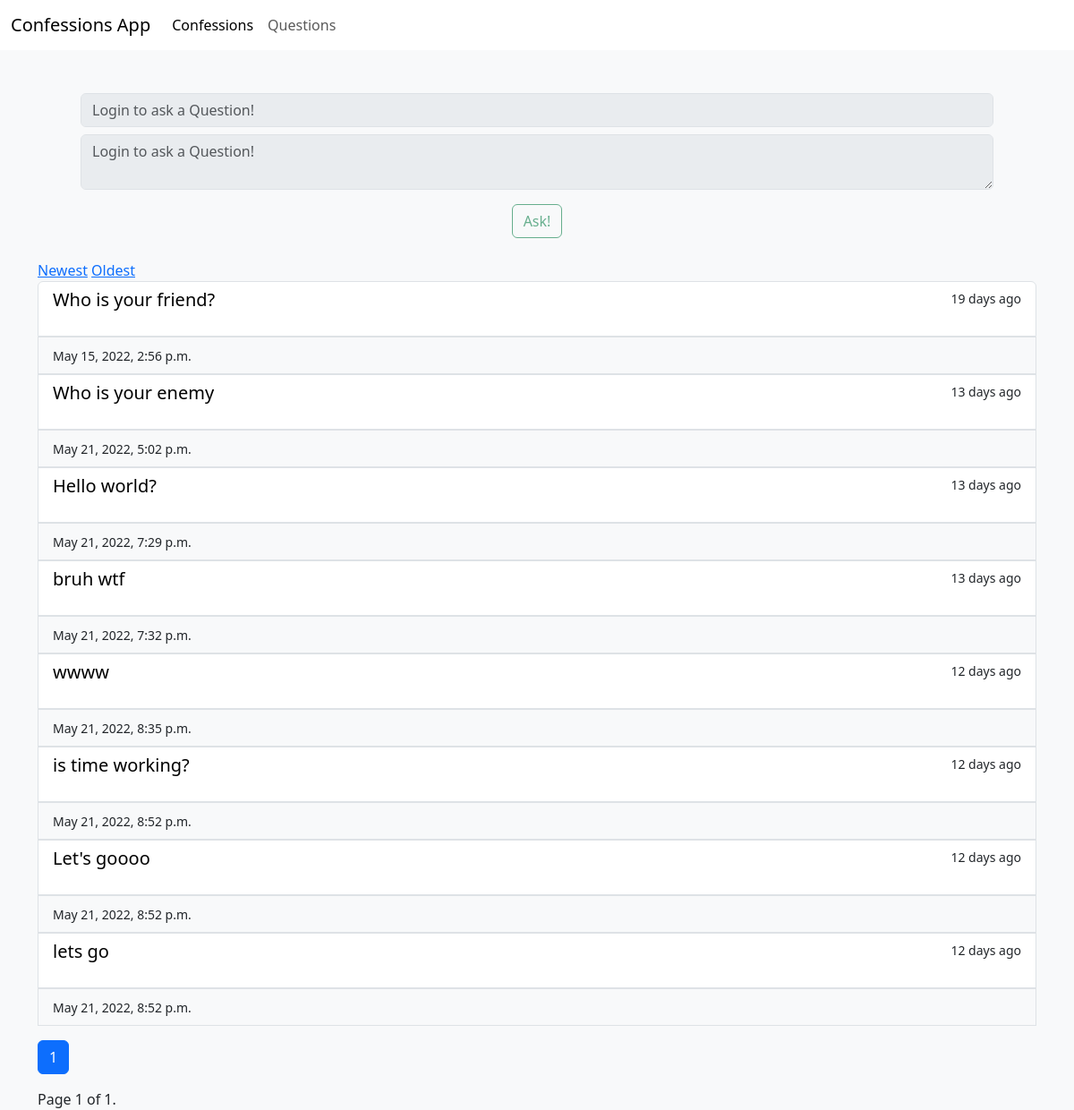
The app's page /questions?page=1&SortBy=Oldest, older data.
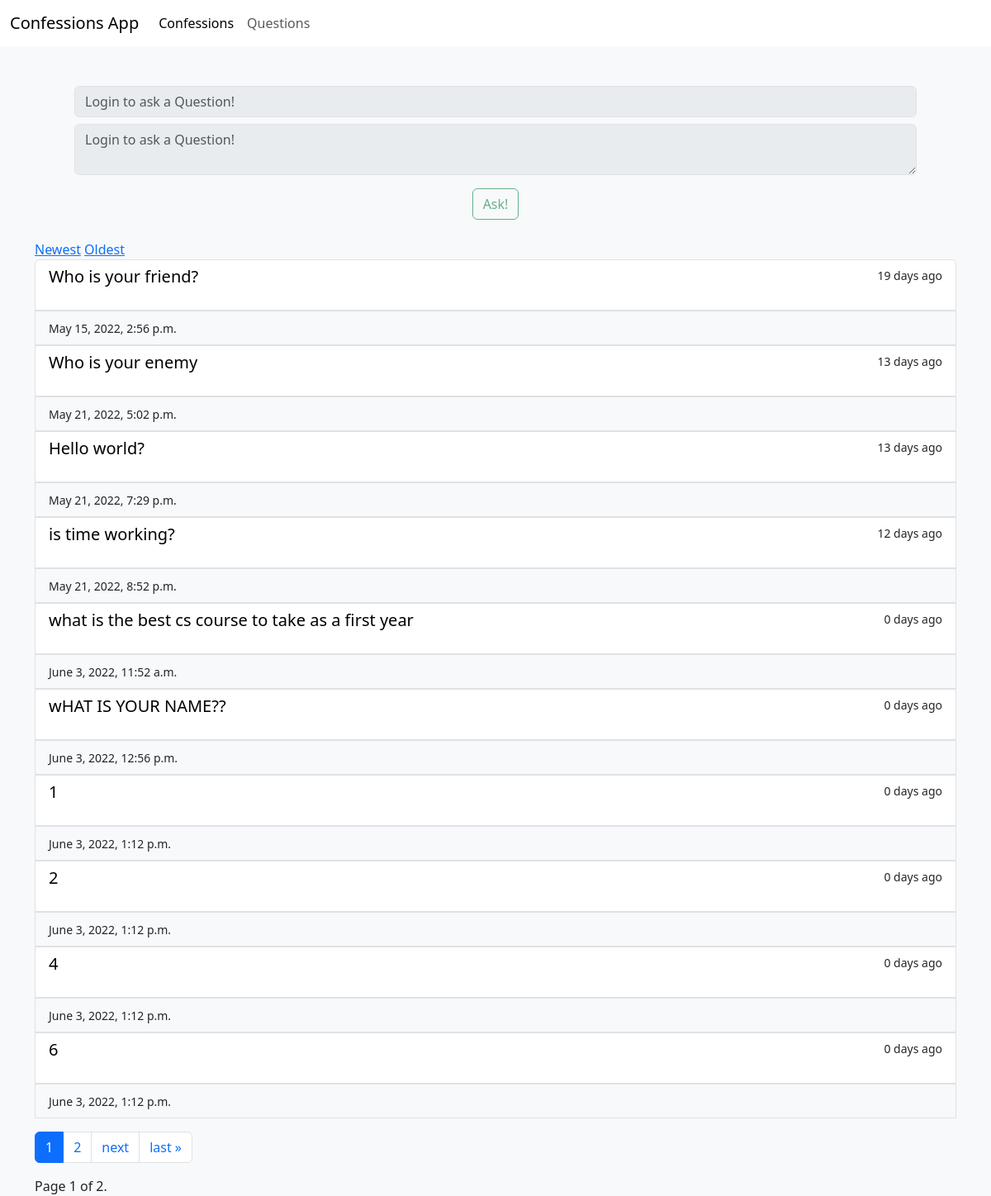
The same page, newer data.
### ConfessionsApp/models.py (models this page shows, shortened)
class Question(models.Model):
    CATEGORIES = [
        ('CMPLN', 'Complaint'),
        ('FMLY', 'Family'),
        ('FRNDS', 'Friends'),
        ('HBBS', 'Hobbies'),
        ('LV', 'Love'),
        ('OTHR', 'Other'),
        ('SCHL', 'School'),
        ('SPRTS', 'Sports'),
    ]
    category = models.CharField(max_length=10, choices=CATEGORIES)
    owner = models.ForeignKey(User, on_delete=models.CASCADE)
    question_text = models.CharField(max_length=255)
    body = models.TextField()
    date = models.DateTimeField(auto_now_add=True)
    edited = models.BooleanField(default=False)
    edited_date = models.DateTimeField(auto_now=True)
    @property
    def num_days_ago(self):
        today= timezone.now()
        return (today - self.date).days

### ConfessionsApp/views.py (the view, shortened to what this page needs)
# urls.py: path("questions", views.questions, name="questions"),
def questions(request):
    if request.method != "POST":
        SortBy = request.GET.get("SortBy")
        if SortBy == "Oldest":
            Questions = Question.objects.all().order_by("date")
        elif SortBy == "Newest":
            Questions = Question.objects.all().order_by("-date")
        else:
            Questions = Question.objects.all().order_by("-date")
        paginator = Paginator(Questions, 10)
        page_number = request.GET.get('page')
        page_obj = paginator.get_page(page_number)
        return render(request, "ConfessionsApp/questions.html", {
            "page_obj" : page_obj,
        })

### ConfessionsApp/templates/ConfessionsApp/questions.html (shortened to what this page needs)
{%extends 'ConfessionsApp/base.html'%}
{% load bootstrap_icons %}
{%load static%}
{%block content%}
<div class="container mt-5 mb-3">
  <form class="text-center mx-5" method="POST">
    {%if user.is_authenticated%}
    <input class="form-control mb-2" type="text"
      name="QuestionInput" placeholder="Enter a question title!"
      />
      <textarea class="form-control mb-2" type="text"
      name="QuestionBodyInput" placeholder="Type your question here!"
      /></textarea>
    <input id="submitBtn" class="btn btn-outline-success mt-2 mb-4" type="submit" value="Ask!" />
    {%else%}
    <input class="form-control mb-2" type="text"
      name="QuestionInput" placeholder="Login to ask a Question!"
      disabled
    />
    <textarea class="form-control mb-2" type="text"
      name="QuestionBodyInput" placeholder="Login to ask a Question!" disabled
      ></textarea>
    <input id="submitBtn" class="btn btn-outline-success mt-2 mb-4" type="submit" value="Ask!" disabled/>
    {%endif%}
  </form>
  <a href="?page={{page_obj.number}}&SortBy=Newest">Newest</a>
  <a href="?page={{page_obj.number}}&SortBy=Oldest">Oldest</a>
  <div class="list-group">
    {%for Question in page_obj%}
    <a href="{%url 'ConfessionsApp:question' Question.id%}" class="list-group-item list-group-item-action">
      <div class="d-flex w-100 justify-content-between">
        <h5 class="mb-1 text-black" style="text-decoration:none">{{Question.question_text}}</h5>
        <small>{{Question.num_days_ago}} days ago</small>
      </div>
    </a>
    <div class="fluid-container">
      <span class="list-group-item bg-light">
      <small class="">{{Question.date}}</small>
    </span>
    </div>
    {%endfor%}
  </div>
</div>
<div class="container">
<ul class="pagination my-3">
  <li class="page-item active" aria-current="page">
    <a class="page-link" href="#" >{{page_obj.number}}</a>
  </li>
  {% if page_obj.has_next %}
    <li class="page-item">
      <a class="page-link" href="?page={{ page_obj.next_page_number }}&SortBy={{SortBy}}">{{ page_obj.next_page_number }}</a>
    </li>
      <li class="page-item">
        <a class="page-link" href="?page={{ page_obj.next_page_number }}&SortBy={{SortBy}}">next</a>
      </li>
      <li class="page-item">
        <a class="page-link" href="?page={{ page_obj.paginator.num_pages }}&SortBy={{SortBy}}">last &raquo;</a>
      </li>
  {% endif %}
</ul>
<span class="current">
Page {{ page_obj.number }} of {{ page_obj.paginator.num_pages }}.
</span>
</div>
{%endblock content%}

### ConfessionsApp/templates/ConfessionsApp/base.html (shortened to what this page needs)
<!DOCTYPE html>
<html>
    <head>
        {%load bootstrap5%}
        {%bootstrap_css%}
    </head>
    <body class="d-flex flex-column min-vh-100 bg-light">
        {%include 'ConfessionsApp/nav.html'%}
        <main>
            <div class="">
                {%block content%}
                {%endblock content%}
            </div>
        </main>
    </body>
</html>

### ConfessionsApp/templates/ConfessionsApp/nav.html (shortened to what this page needs)
{%load static%}
<link rel="stylesheet" href="{%static 'css/index.css'%}">
<nav class="navbar navbar-expand-lg bg-white">
  <div class="container-fluid">
    <a class="navbar-brand" href="{%url 'ConfessionsApp:index'%}">Confessions App</a>
    <div class="navbar-collapse collapse" id="navbarSupportedContent">
      <ul class="d-flex navbar-nav me-auto mb-2 mb-lg-0">
        <li class="nav-item">
          <a class="nav-link active" aria-current="page" href="{%url 'ConfessionsApp:confessions'%}">Confessions</a>
        </li>
        <li class="nav-item">
          <a class="nav-link" href="{%url 'ConfessionsApp:questions'%}">Questions</a>
        </li>
      </ul>
      <ul class="navbar-nav d-flex justify-content-between">
        {% if user.is_authenticated %}
        <li class="nav-item">
          <a class="nav-link" href="{%url 'ConfessionsApp:myconfessions'%}">My Confessions</a>
        </li>
        <li class="nav-item">
          <a class="nav-link" href="{%url 'ConfessionsApp:myquestions'%}">My Questions</a>
        </li>
        <li class="nav-item">
          <a class="nav-link" href="{%url 'ConfessionsApp:mycomments'%}">My Comments</a>
        </li>
        <li class="nav-item">
          <a class="nav-link btn btn-primary text-white" href="{%url 'Users:logout'%}">Logout</a>
        </li>
        {% else %}
        <li class="nav-item mx-2">
          <a class="nav-link btn btn-primary text-white" href="{%url 'Users:login'%}">Login</a>
        </li>
        <li class="nav-item mx-2">
          <a class="nav-link btn btn-success text-white" href="{%url 'Users:signup'%}">Sign up</a>
        </li>
        {%endif %}
      </ul>
    </div>
  </div>
</nav>

Row changes from the older to the newer data that the page shows:
removed Question: question_text "bruh wtf", num_days_ago "13", date "May 21, 2022, 7:32 p.m."
removed Question: question_text "wwww", num_days_ago "12", date "May 21, 2022, 8:35 p.m."
removed Question: question_text "Let's goooo", num_days_ago "12", date "May 21, 2022, 8:52 p.m."
removed Question: question_text "lets go", num_days_ago "12", date "May 21, 2022, 8:52 p.m."
added Question: question_text "what is the best cs course to take as a first year", num_days_ago "0", date "June 3, 2022, 11:52 a.m."
added Question: question_text "wHAT IS YOUR NAME??", num_days_ago "0", date "June 3, 2022, 12:56 p.m."
added Question: question_text "1", num_days_ago "0", date "June 3, 2022, 1:12 p.m."
added Question: question_text "2", num_days_ago "0", date "June 3, 2022, 1:12 p.m."
added Question: question_text "4", num_days_ago "0", date "June 3, 2022, 1:12 p.m."
added Question: question_text "6", num_days_ago "0", date "June 3, 2022, 1:12 p.m."
Text that changed along with them:
{{ page_obj.next_page_number }}: (not shown) → "2"
{{ page_obj.paginator.num_pages }}: "1" → "2"
text now shown: "next last »"
